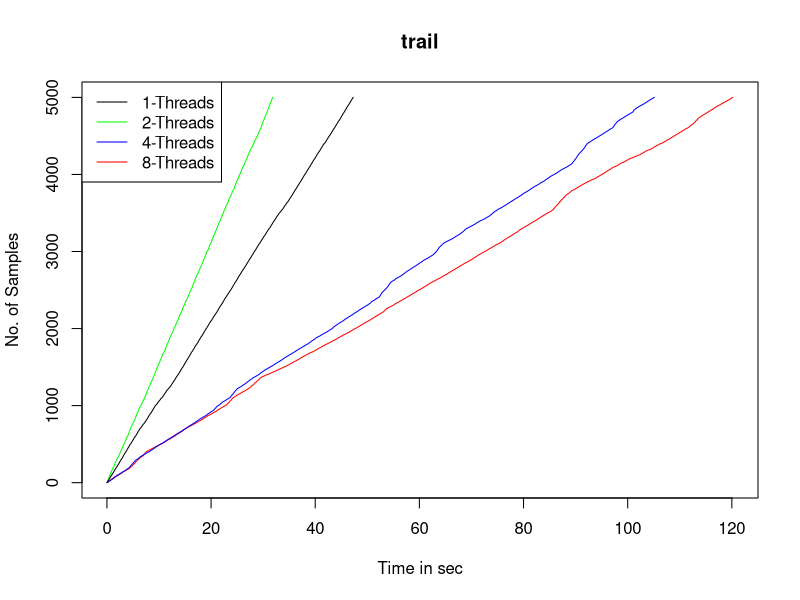

Recreate this plot in R.
data1 <- read.table("bchmk_train_t.no.1.txt")
data2 <- read.table("bchmk_train_t.no.2.txt")
data4 <- read.table("bchmk_train_t.no.4.txt")
data8 <- read.table("bchmk_train_t.no.8.txt")
samples1 <- data1$V1
time1 <- data1$V2
samples2 <- data2$V1
time2 <- data2$V2
samples4 <- data4$V1
time4 <- data4$V2
samples8 <- data8$V1
time8 <- data8$V2
pdf("train_bchmk.pdf")
 plot(time8, samples8, type = "l", xlab = "Time in sec", ylab = "No. of Samples", main = "trail", col= "red")
lines(time4, samples4, col="blue")
lines(time2, samples2, col="green")
lines(time1, samples1, col="black")
legend("topleft", legend=c("1-Threads", "2-Threads", "4-Threads", "8-Threads"), col=c("black", "green", "blue", "red"), lty=1)
dev.off()
quit()
